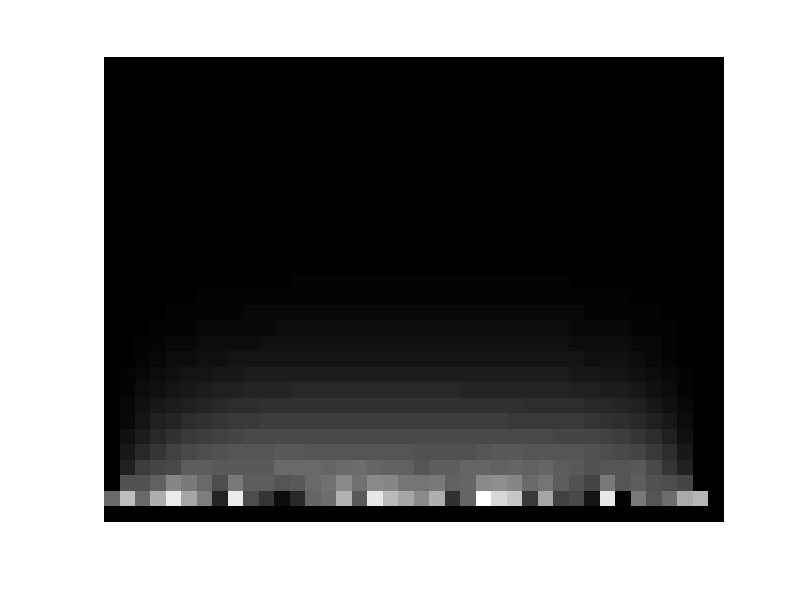

This chart was generated by the following MATLAB code:
% Efecto fuego demo

% tamaño del problema
width = 40;
height = 30;

%creamos la matriz de ceros
A = zeros(height, width);



%bucle
tic;
for it = 1:50
	%base de llamas
	for n=1:width-1
		A(height-1, n) = rand();
	endfor
	%algoritmo
	for i=2:height-2
		for j=2:width-2
			A(i, j) = (A(i-1,j) + A(i+1,j) + A(i,j-1) + A(i,j+1) ) / 4;
		endfor
	endfor
endfor
toc;
 imshow(A);
